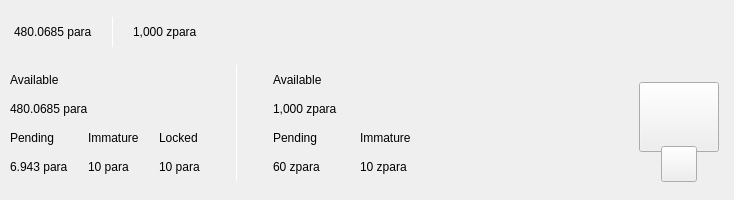
<?xml version="1.0" encoding="UTF-8"?>
<ui version="4.0">
 <class>TopBar</class>
 <widget class="QWidget" name="TopBar">
  <property name="geometry">
   <rect>
    <x>0</x>
    <y>0</y>
    <width>734</width>
    <height>200</height>
   </rect>
  </property>
  <property name="minimumSize">
   <size>
    <width>0</width>
    <height>200</height>
   </size>
  </property>
  <property name="maximumSize">
   <size>
    <width>16777215</width>
    <height>200</height>
   </size>
  </property>
  <property name="windowTitle">
   <string>Form</string>
  </property>
  <layout class="QVBoxLayout" name="verticalLayout_10" stretch="0">
   <property name="spacing">
    <number>0</number>
   </property>
   <property name="leftMargin">
    <number>0</number>
   </property>
   <property name="topMargin">
    <number>0</number>
   </property>
   <property name="rightMargin">
    <number>0</number>
   </property>
   <property name="bottomMargin">
    <number>0</number>
   </property>
   <item>
    <widget class="QWidget" name="containerTop" native="true">
     <layout class="QVBoxLayout" name="verticalLayout_11">
      <property name="spacing">
       <number>0</number>
      </property>
      <property name="leftMargin">
       <number>0</number>
      </property>
      <property name="topMargin">
       <number>0</number>
      </property>
      <property name="rightMargin">
       <number>0</number>
      </property>
      <property name="bottomMargin">
       <number>0</number>
      </property>
      <item>
       <widget class="QWidget" name="top_container_2" native="true">
        <property name="minimumSize">
         <size>
          <width>0</width>
          <height>65</height>
         </size>
        </property>
        <layout class="QHBoxLayout" name="top_container">
         <property name="spacing">
          <number>0</number>
         </property>
         <property name="leftMargin">
          <number>14</number>
         </property>
         <property name="topMargin">
          <number>0</number>
         </property>
         <property name="rightMargin">
          <number>14</number>
         </property>
         <property name="bottomMargin">
          <number>0</number>
         </property>
         <item alignment="Qt::AlignVCenter">
          <widget class="QWidget" name="widgetTopAmount" native="true">
           <property name="sizePolicy">
            <sizepolicy hsizetype="Preferred" vsizetype="Maximum">
             <horstretch>0</horstretch>
             <verstretch>0</verstretch>
            </sizepolicy>
           </property>
           <layout class="QHBoxLayout" name="horizontalLayout_5">
            <property name="spacing">
             <number>0</number>
            </property>
            <property name="leftMargin">
             <number>0</number>
            </property>
            <property name="topMargin">
             <number>0</number>
            </property>
            <property name="rightMargin">
             <number>0</number>
            </property>
            <property name="bottomMargin">
             <number>0</number>
            </property>
            <item alignment="Qt::AlignTop">
             <widget class="QLabel" name="labelAmountTopPiv">
              <property name="minimumSize">
               <size>
                <width>0</width>
                <height>36</height>
               </size>
              </property>
              <property name="styleSheet">
               <string notr="true">padding:0px;margin:0px;</string>
              </property>
              <property name="text">
               <string>480.0685 para</string>
              </property>
             </widget>
            </item>
            <item>
             <spacer name="horizontalSpacer_11">
              <property name="orientation">
               <enum>Qt::Horizontal</enum>
              </property>
              <property name="sizeType">
               <enum>QSizePolicy::Fixed</enum>
              </property>
              <property name="sizeHint" stdset="0">
               <size>
                <width>20</width>
                <height>20</height>
               </size>
              </property>
             </spacer>
            </item>
            <item alignment="Qt::AlignVCenter">
             <widget class="QLabel" name="label_16">
              <property name="minimumSize">
               <size>
                <width>1</width>
                <height>30</height>
               </size>
              </property>
              <property name="maximumSize">
               <size>
                <width>1</width>
                <height>30</height>
               </size>
              </property>
              <property name="styleSheet">
               <string notr="true">background-color:white;
padding:0px;
border:none;</string>
              </property>
              <property name="text">
               <string/>
              </property>
             </widget>
            </item>
            <item>
             <spacer name="horizontalSpacer_12">
              <property name="orientation">
               <enum>Qt::Horizontal</enum>
              </property>
              <property name="sizeType">
               <enum>QSizePolicy::Fixed</enum>
              </property>
              <property name="sizeHint" stdset="0">
               <size>
                <width>20</width>
                <height>20</height>
               </size>
              </property>
             </spacer>
            </item>
            <item alignment="Qt::AlignTop">
             <widget class="QLabel" name="labelAmountTopzpara">
              <property name="minimumSize">
               <size>
                <width>0</width>
                <height>36</height>
               </size>
              </property>
              <property name="text">
               <string>1,000 zpara</string>
              </property>
             </widget>
            </item>
           </layout>
          </widget>
         </item>
         <item>
          <spacer name="horizontalSpacer">
           <property name="orientation">
            <enum>Qt::Horizontal</enum>
           </property>
           <property name="sizeHint" stdset="0">
            <size>
             <width>40</width>
             <height>20</height>
            </size>
           </property>
          </spacer>
         </item>
         <item>
          <layout class="QHBoxLayout" name="horizontalLayout_4">
           <property name="spacing">
            <number>12</number>
           </property>
           <property name="rightMargin">
            <number>0</number>
           </property>
           <item alignment="Qt::AlignRight">
            <widget class="QWidget" name="layoutSync" native="true">
             <property name="minimumSize">
              <size>
               <width>0</width>
               <height>36</height>
              </size>
             </property>
             <property name="maximumSize">
              <size>
               <width>16777215</width>
               <height>36</height>
              </size>
             </property>
             <layout class="QVBoxLayout" name="verticalLayout_9">
              <property name="leftMargin">
               <number>0</number>
              </property>
              <property name="topMargin">
               <number>0</number>
              </property>
              <property name="rightMargin">
               <number>0</number>
              </property>
              <property name="bottomMargin">
               <number>0</number>
              </property>
              <item>
               <widget class="ExpandableButton" name="pushButtonSync" native="true">
                <property name="minimumSize">
                 <size>
                  <width>36</width>
                  <height>36</height>
                 </size>
                </property>
                <property name="maximumSize">
                 <size>
                  <width>16777215</width>
                  <height>36</height>
                 </size>
                </property>
               </widget>
              </item>
             </layout>
            </widget>
           </item>
           <item>
            <widget class="ExpandableButton" name="pushButtonMint" native="true">
             <property name="minimumSize">
              <size>
               <width>36</width>
               <height>36</height>
              </size>
             </property>
            </widget>
           </item>
           <item>
            <widget class="ExpandableButton" name="pushButtonStack" native="true">
             <property name="minimumSize">
              <size>
               <width>36</width>
               <height>36</height>
              </size>
             </property>
            </widget>
           </item>
           <item>
            <widget class="ExpandableButton" name="pushButtonConnection" native="true">
             <property name="minimumSize">
              <size>
               <width>36</width>
               <height>36</height>
              </size>
             </property>
            </widget>
           </item>
           <item>
            <widget class="ExpandableButton" name="pushButtonLock" native="true">
             <property name="sizePolicy">
              <sizepolicy hsizetype="Expanding" vsizetype="Expanding">
               <horstretch>0</horstretch>
               <verstretch>0</verstretch>
              </sizepolicy>
             </property>
             <property name="minimumSize">
              <size>
               <width>36</width>
               <height>0</height>
              </size>
             </property>
            </widget>
           </item>
           <item>
            <widget class="ExpandableButton" name="pushButtonTheme" native="true">
             <property name="minimumSize">
              <size>
               <width>36</width>
               <height>36</height>
              </size>
             </property>
             <property name="maximumSize">
              <size>
               <width>16777215</width>
               <height>36</height>
              </size>
             </property>
            </widget>
           </item>
           <item>
            <widget class="ExpandableButton" name="pushButtonFAQ" native="true">
             <property name="minimumSize">
              <size>
               <width>36</width>
               <height>36</height>
              </size>
             </property>
            </widget>
           </item>
          </layout>
         </item>
        </layout>
       </widget>
      </item>
      <item>
       <widget class="QWidget" name="bottom_container" native="true">
        <property name="minimumSize">
         <size>
          <width>0</width>
          <height>135</height>
         </size>
        </property>
        <layout class="QHBoxLayout" name="botton_container">
         <property name="leftMargin">
          <number>10</number>
         </property>
         <property name="topMargin">
          <number>0</number>
         </property>
         <property name="rightMargin">
          <number>10</number>
         </property>
         <property name="bottomMargin">
          <number>10</number>
         </property>
         <item>
          <layout class="QHBoxLayout" name="horizontalLayout_3">
           <property name="bottomMargin">
            <number>9</number>
           </property>
           <item>
            <layout class="QVBoxLayout" name="verticalLayout_7">
             <property name="spacing">
              <number>0</number>
             </property>
             <property name="leftMargin">
              <number>0</number>
             </property>
             <property name="rightMargin">
              <number>30</number>
             </property>
             <item>
              <layout class="QVBoxLayout" name="verticalLayout_2">
               <item>
                <widget class="QLabel" name="labelTitle1">
                 <property name="text">
                  <string>Available</string>
                 </property>
                </widget>
               </item>
               <item>
                <widget class="QLabel" name="labelAmountPiv">
                 <property name="text">
                  <string>480.0685 para</string>
                 </property>
                </widget>
               </item>
              </layout>
             </item>
             <item>
              <layout class="QHBoxLayout" name="horizontalLayout_2">
               <property name="spacing">
                <number>0</number>
               </property>
               <item>
                <layout class="QVBoxLayout" name="verticalLayout_3">
                 <item>
                  <widget class="QLabel" name="labelTitle3">
                   <property name="text">
                    <string>Pending</string>
                   </property>
                  </widget>
                 </item>
                 <item>
                  <widget class="QLabel" name="labelPendingPiv">
                   <property name="text">
                    <string>6.943 para</string>
                   </property>
                  </widget>
                 </item>
                </layout>
               </item>
               <item>
                <spacer name="horizontalSpacer_3">
                 <property name="orientation">
                  <enum>Qt::Horizontal</enum>
                 </property>
                 <property name="sizeType">
                  <enum>QSizePolicy::Fixed</enum>
                 </property>
                 <property name="sizeHint" stdset="0">
                  <size>
                   <width>20</width>
                   <height>20</height>
                  </size>
                 </property>
                </spacer>
               </item>
               <item>
                <layout class="QVBoxLayout" name="verticalLayout_4">
                 <item>
                  <widget class="QLabel" name="labelTitle4">
                   <property name="text">
                    <string>Immature</string>
                   </property>
                  </widget>
                 </item>
                 <item>
                  <widget class="QLabel" name="labelImmaturePiv">
                   <property name="text">
                    <string>10 para</string>
                   </property>
                  </widget>
                 </item>
                </layout>
               </item>
               <item>
                <spacer name="horizontalSpacer_Locked">
                 <property name="orientation">
                  <enum>Qt::Horizontal</enum>
                 </property>
                 <property name="sizeType">
                  <enum>QSizePolicy::Fixed</enum>
                 </property>
                 <property name="sizeHint" stdset="0">
                  <size>
                   <width>20</width>
                   <height>20</height>
                  </size>
                 </property>
                </spacer>
               </item>
                <item>
                  <layout class="QVBoxLayout" name="verticalLayout_locked">
                  <item>
                  <widget class="QLabel" name="labelTitleLocked">
                  <property name="text">
                      <string>Locked</string>
                  </property>
                  </widget>
                  </item>
                  <item>
                  <widget class="QLabel" name="labelAmountPivLocked">
                  <property name="text">
                      <string>10 para</string>
                  </property>
                  </widget>
                  </item>
                  </layout>
                </item>
              </layout>
             </item>
            </layout>
           </item>
           <item>
            <widget class="QLabel" name="label_9">
             <property name="minimumSize">
              <size>
               <width>1</width>
               <height>100</height>
              </size>
             </property>
             <property name="maximumSize">
              <size>
               <width>1</width>
               <height>16777215</height>
              </size>
             </property>
             <property name="styleSheet">
              <string notr="true">background-color:white;
padding:0px;
border:none;</string>
             </property>
             <property name="text">
              <string/>
             </property>
            </widget>
           </item>
           <item>
            <layout class="QVBoxLayout" name="verticalLayout_8">
             <property name="spacing">
              <number>0</number>
             </property>
             <property name="leftMargin">
              <number>30</number>
             </property>
             <item>
              <layout class="QVBoxLayout" name="verticalLayout">
               <item>
                <widget class="QLabel" name="labelTitle2">
                 <property name="text">
                  <string>Available</string>
                 </property>
                </widget>
               </item>
               <item>
                <widget class="QLabel" name="labelAmountzpara">
                 <property name="text">
                  <string>1,000 zpara</string>
                 </property>
                </widget>
               </item>
              </layout>
             </item>
             <item>
              <layout class="QHBoxLayout" name="horizontalLayout">
               <property name="spacing">
                <number>0</number>
               </property>
               <item>
                <layout class="QVBoxLayout" name="verticalLayout_5">
                 <item>
                  <widget class="QLabel" name="labelTitle5">
                   <property name="text">
                    <string>Pending</string>
                   </property>
                  </widget>
                 </item>
                 <item>
                  <widget class="QLabel" name="labelPendingzpara">
                   <property name="text">
                    <string>60 zpara</string>
                   </property>
                  </widget>
                 </item>
                </layout>
               </item>
               <item>
                <spacer name="horizontalSpacer_4">
                 <property name="orientation">
                  <enum>Qt::Horizontal</enum>
                 </property>
                 <property name="sizeType">
                  <enum>QSizePolicy::Fixed</enum>
                 </property>
                 <property name="sizeHint" stdset="0">
                  <size>
                   <width>40</width>
                   <height>20</height>
                  </size>
                 </property>
                </spacer>
               </item>
               <item>
                <layout class="QVBoxLayout" name="verticalLayout_6">
                 <item>
                  <widget class="QLabel" name="labelTitle6">
                   <property name="text">
                    <string>Immature</string>
                   </property>
                  </widget>
                 </item>
                 <item>
                  <widget class="QLabel" name="labelImmaturezpara">
                   <property name="text">
                    <string>10 zpara</string>
                   </property>
                  </widget>
                 </item>
                </layout>
               </item>
              </layout>
             </item>
            </layout>
           </item>
          </layout>
         </item>
         <item>
          <spacer name="horizontalSpacer_2">
           <property name="orientation">
            <enum>Qt::Horizontal</enum>
           </property>
           <property name="sizeHint" stdset="0">
            <size>
             <width>40</width>
             <height>20</height>
            </size>
           </property>
          </spacer>
         </item>
         <item alignment="Qt::AlignHCenter|Qt::AlignVCenter">
          <widget class="QWidget" name="qrContainer" native="true">
           <property name="sizePolicy">
            <sizepolicy hsizetype="Preferred" vsizetype="Minimum">
             <horstretch>0</horstretch>
             <verstretch>0</verstretch>
            </sizepolicy>
           </property>
           <property name="minimumSize">
            <size>
             <width>90</width>
             <height>110</height>
            </size>
           </property>
           <property name="maximumSize">
            <size>
             <width>90</width>
             <height>110</height>
            </size>
           </property>
           <layout class="QVBoxLayout" name="containerQR">
            <property name="spacing">
             <number>0</number>
            </property>
            <property name="leftMargin">
             <number>5</number>
            </property>
            <property name="topMargin">
             <number>10</number>
            </property>
            <property name="rightMargin">
             <number>5</number>
            </property>
            <property name="bottomMargin">
             <number>0</number>
            </property>
            <item>
             <widget class="QPushButton" name="btnQr">
              <property name="minimumSize">
               <size>
                <width>70</width>
                <height>70</height>
               </size>
              </property>
              <property name="maximumSize">
               <size>
                <width>16777215</width>
                <height>70</height>
               </size>
              </property>
              <property name="text">
               <string/>
              </property>
              <property name="iconSize">
               <size>
                <width>70</width>
                <height>70</height>
               </size>
              </property>
             </widget>
            </item>
            <item>
             <spacer name="verticalSpacer">
              <property name="orientation">
               <enum>Qt::Vertical</enum>
              </property>
              <property name="sizeType">
               <enum>QSizePolicy::Fixed</enum>
              </property>
              <property name="sizeHint" stdset="0">
               <size>
                <width>20</width>
                <height>20</height>
               </size>
              </property>
             </spacer>
            </item>
            <item alignment="Qt::AlignHCenter|Qt::AlignBottom">
             <widget class="QPushButton" name="pushButtonQR">
              <property name="minimumSize">
               <size>
                <width>36</width>
                <height>36</height>
               </size>
              </property>
              <property name="maximumSize">
               <size>
                <width>36</width>
                <height>36</height>
               </size>
              </property>
              <property name="text">
               <string/>
              </property>
             </widget>
            </item>
           </layout>
          </widget>
         </item>
        </layout>
       </widget>
      </item>
     </layout>
    </widget>
   </item>
  </layout>
 </widget>
 <customwidgets>
  <customwidget>
   <class>ExpandableButton</class>
   <extends>QWidget</extends>
   <header>qt/papara/expandablebutton.h</header>
   <container>1</container>
  </customwidget>
 </customwidgets>
 <resources/>
 <connections/>
</ui>
